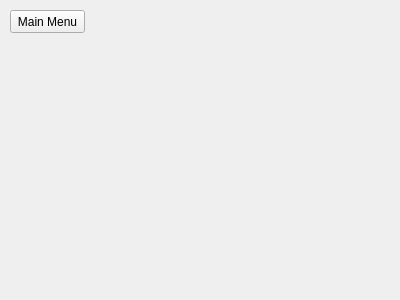
<?xml version="1.0" encoding="UTF-8"?>
<ui version="4.0">
 <class>AnotherWindow</class>
 <widget class="QWidget" name="AnotherWindow">
  <property name="geometry">
   <rect>
    <x>0</x>
    <y>0</y>
    <width>400</width>
    <height>300</height>
   </rect>
  </property>
  <property name="windowTitle">
   <string>Form</string>
  </property>
  <widget class="QPushButton" name="mainMenu">
   <property name="geometry">
    <rect>
     <x>10</x>
     <y>10</y>
     <width>75</width>
     <height>23</height>
    </rect>
   </property>
   <property name="text">
    <string>Main Menu</string>
   </property>
  </widget>
 </widget>
 <resources/>
 <connections/>
</ui>
